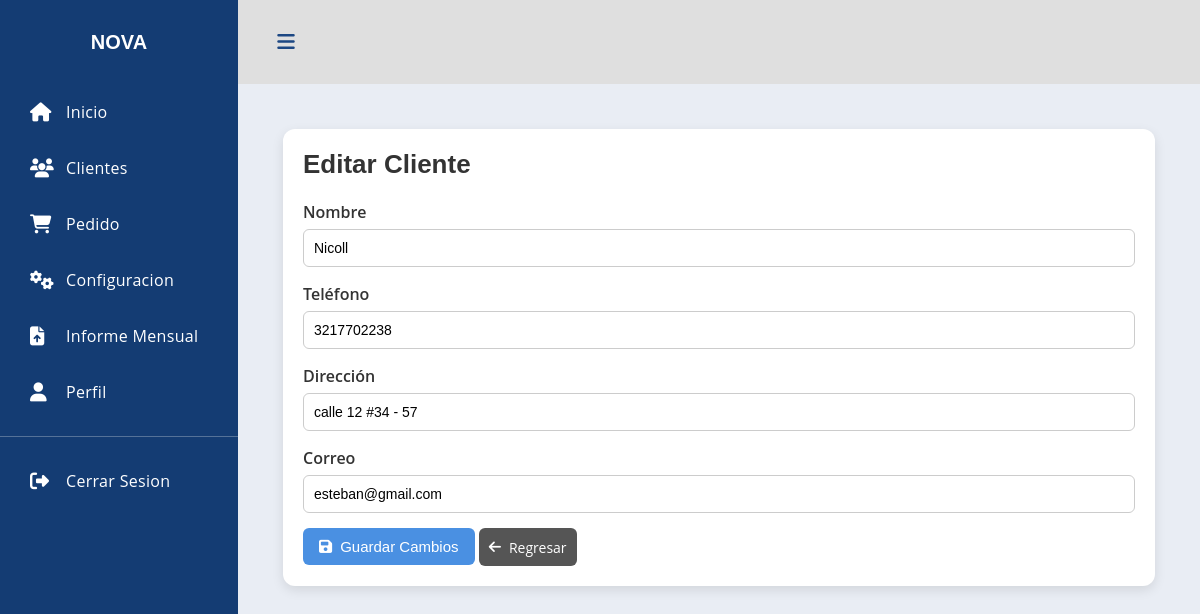
Page /clientes/editar/1/ on the committed database.
### CreacionUsu/models.py (models this page shows, shortened)
class Cliente(models.Model):
    id_cliente = models.AutoField(primary_key=True)
    nombre = models.CharField(max_length=200)
    telefono = models.CharField(max_length=20)
    direccion = models.CharField(max_length=255)
    correo = models.EmailField(blank=True, null=True)
    fecha_registro = models.DateTimeField(auto_now_add=True)

### CreacionUsu/views.py (the view)
# urls.py: path('editar/<int:id>/', views.editar_cliente, name='editar_cliente'),
def editar_cliente(request, id):
    cliente = get_object_or_404(Cliente, id_cliente=id)
    if request.method == 'POST':
        form = ClienteForm(request.POST, instance=cliente)
        if form.is_valid():
            form.save()
            return redirect('lista_clientes')
    else:
        form = ClienteForm(instance=cliente)
    return render(request, 'clientes/editar_cliente.html', {'form': form})

### CreacionUsu/forms.py
class ClienteForm(forms.ModelForm):
    class Meta:
        model = Cliente
        fields = ['nombre', 'telefono', 'direccion', 'correo']

### CreacionUsu/templates/clientes/editar_cliente.html (shortened to what this page needs)
{% extends 'menu/menu.html' %}
{% load static %}
{% block content %}
<link rel="stylesheet" href="{% static 'CreacionUsu/css/style.css' %}">
<div class="cliente-container">
    <div class="cliente-card">
        <div class="cliente-card-header">
            <h1>Editar Cliente</h1>
        </div>
        <div class="cliente-card-body">
            <form method="POST" novalidate>
                <div class="form-group">
                    <label for="id_nombre">Nombre</label>
                    {{ form.nombre }}
                </div>
                <div class="form-group">
                    <label for="id_telefono">Teléfono</label>
                    {{ form.telefono }}
                </div>
                <div class="form-group">
                    <label for="id_direccion">Dirección</label>
                    {{ form.direccion }}
                </div>
                <div class="form-group">
                    <label for="id_correo">Correo</label>
                    {{ form.correo }}
                </div>
                <button type="submit" class="btn-primary">
                    <i class="fas fa-save"></i> Guardar Cambios
                </button>
                <a href="{% url 'lista_clientes' %}" class="btn-secondary">
                    <i class="fas fa-arrow-left"></i> Regresar
                </a>
            </form>
        </div>
    </div>
</div>
{% endblock %}

### menu/static/menu/CSS/style.css (style rules this page uses)
:root { --font-family-sans-serif: "Open Sans", -apple-system, BlinkMacSystemFont, "Segoe UI", Roboto, "Helvetica Neue", Arial, sans-serif, "Apple Color Emoji", "Segoe UI Emoji", "Segoe UI Symbol", "Noto Color Emoji"; }
*, *::before, *::after { -webkit-box-sizing: border-box; box-sizing: border-box; }
html { font-family: sans-serif; line-height: 1.15; -webkit-text-size-adjust: 100%; -webkit-tap-highlight-color: rgba(0, 0, 0, 0); }
body { margin: 0; font-family: "Open Sans", -apple-system, BlinkMacSystemFont, "Segoe UI", Roboto, "Helvetica Neue", Arial, sans-serif, "Apple Color Emoji", "Segoe UI Emoji", "Segoe UI Symbol", "Noto Color Emoji"; font-size: 1rem; font-weight: 400; line-height: 1.5; color: #515151; text-align: left; background-color: #e9edf4; }
h1, h2, h3, h4, h5, h6 { margin-top: 0; margin-bottom: 0.5rem; }
a { color: #3f84fc; text-decoration: none; background-color: transparent; }
h1, h2, h3, h4, h5, h6, .h1, .h2, .h3, .h4, .h5, .h6 { font-family: "Nunito", sans-serif; margin-bottom: 0.5rem; font-weight: 500; line-height: 1.2; }
h1, .h1 { font-size: 2.5rem; font-weight: normal; }

### CreacionUsu/static/CreacionUsu/CSS/style.css (style rules this page uses)
.cliente-container { width: 100%; padding: 20px; }
.cliente-card { background: #ffffff; border-radius: 12px; padding: 20px; box-shadow: 0 4px 12px rgba(0,0,0,0.1); }
.cliente-card-header h1 { font-size: 26px; margin-bottom: 20px; color: #333; font-weight: bold; }
.btn-primary { background: #4A90E2; color: #fff; padding: 10px 16px; border-radius: 6px; text-decoration: none; font-size: 14px; transition: 0.3s; }
.form-group { margin-bottom: 15px; }
.form-group label { display: block; font-weight: 600; margin-bottom: 5px; color: #333; }
.form-group input, .form-group textarea { width: 100%; padding: 10px; border: 1px solid #ccc; border-radius: 6px; font-size: 14px; transition: border-color 0.2s ease; }
.btn-primary { background: #4A90E2; color: white !important; padding: 10px 16px; border: none; border-radius: 6px; font-size: 15px; display: inline-flex; align-items: center; gap: 8px; text-decoration: none; transition: background 0.3s ease; }
.btn-secondary { background: #555; color: white !important; padding: 8.5px 10px 8.5px; border-radius: 6px; font-size: 14px; text-decoration: none !important; display: inline-flex; align-items: center; gap: 8px; transition: background 0.3s ease; }

### rows in the picture
Cliente: nombre "Nicoll", telefono "3217702238", direccion "calle 12 #34 - 57", correo "esteban@gmail.com"
